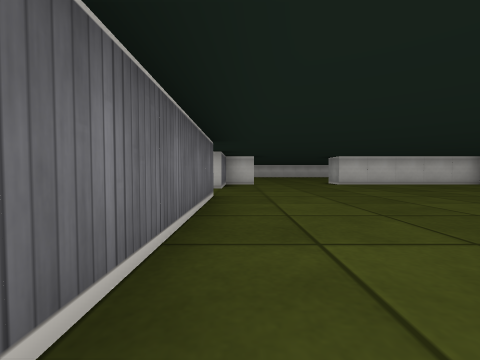
view 1 (above)

18 first-person views from a walk through a cub3D maze. The camera is about half as high as the walls, tilts 2° down and sees 90° across. The floor is counted in squares. Each view is taken from the middle of a square. On the plan, view 1 faces up. The plan holds only what a view shows up to about 9 squares ahead; the rest is blank.

view 2
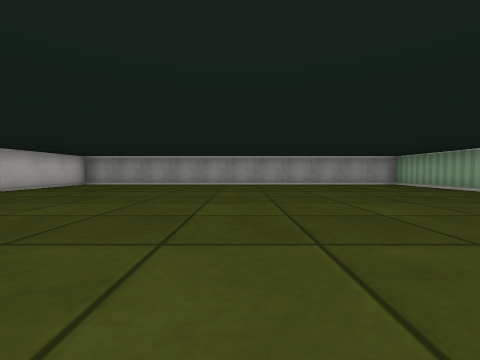

view 3
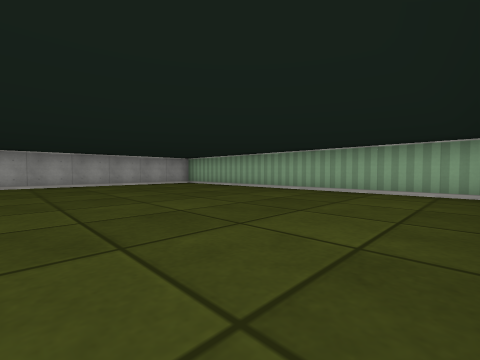

view 4
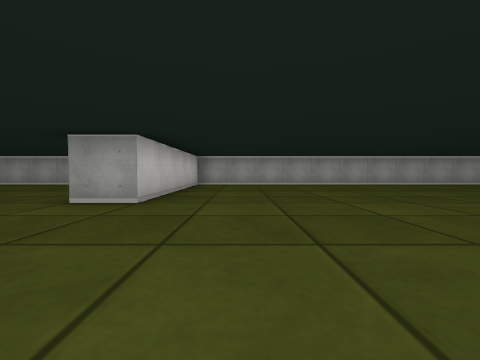

view 5
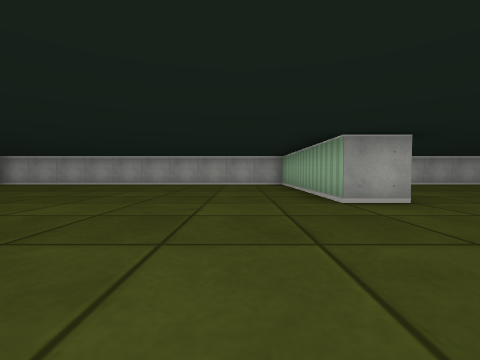

view 6
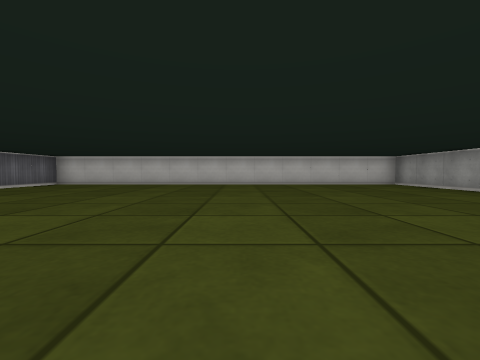

view 7
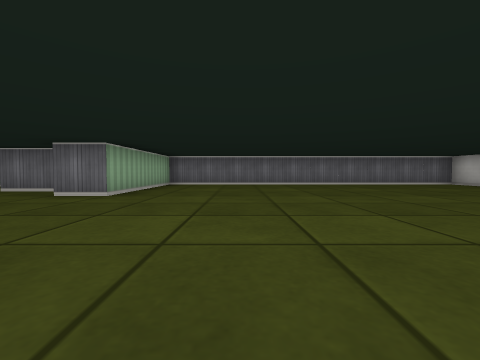

view 8
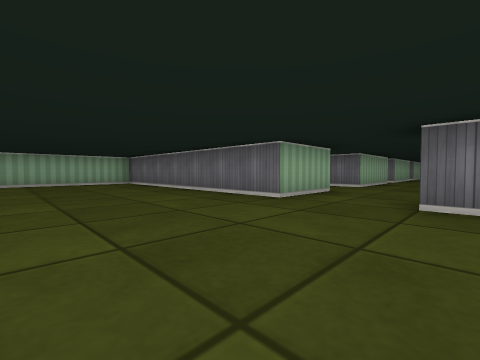

view 9
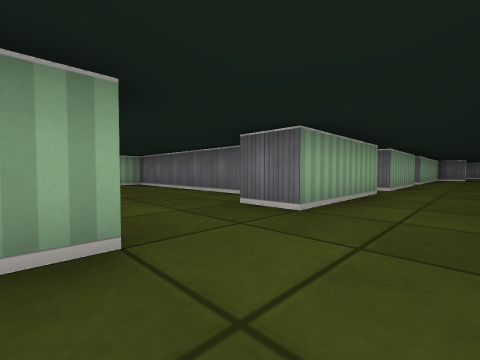

view 10
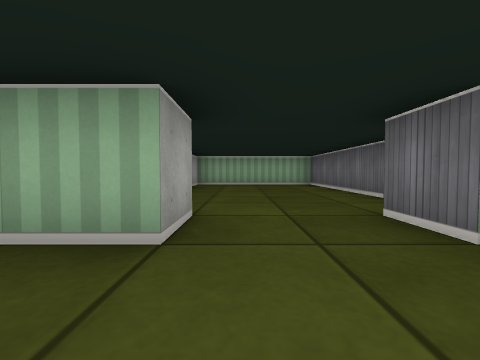

view 11
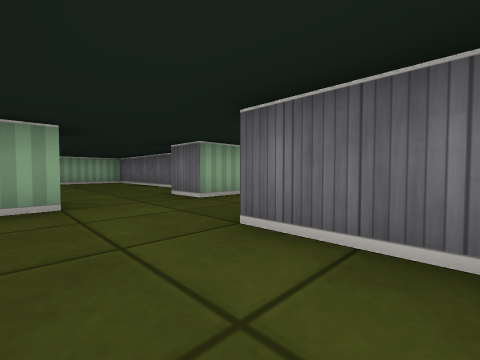

view 12
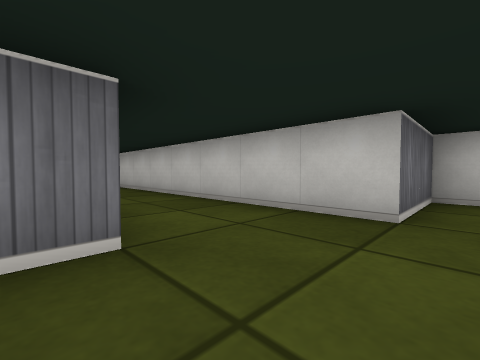

view 13
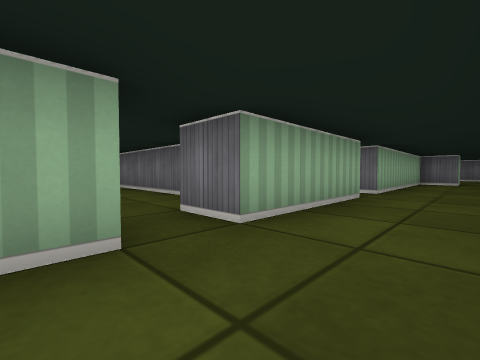

view 14
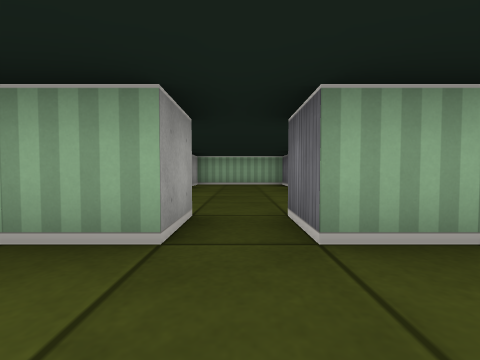

view 15
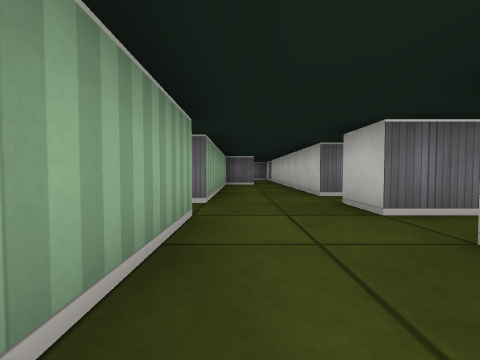

view 16
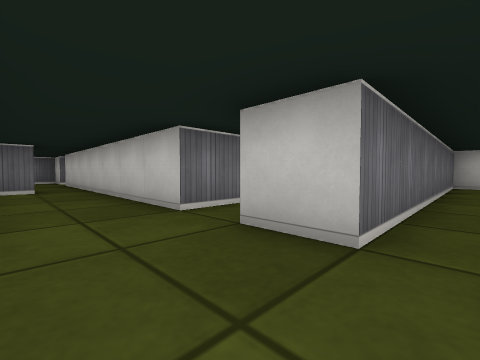

view 17
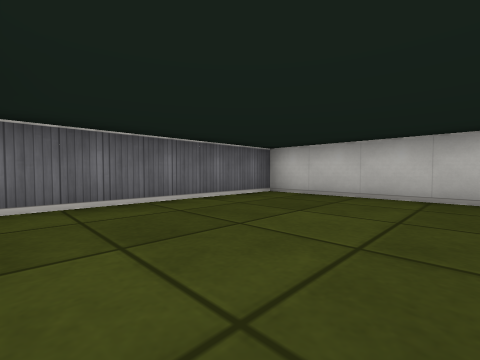

view 18
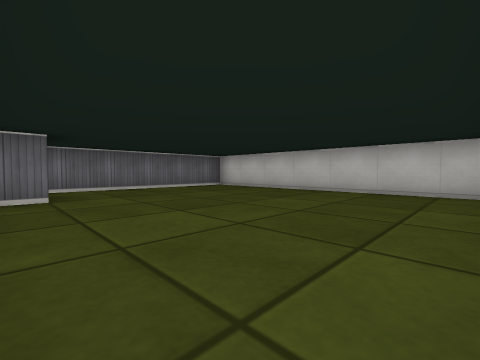

### Floor plan
Ten units are one square. View 1 is at (0, 0); x grows to the right and y downward. Boxes are objects, and circles mark ways between rooms. Rooms are numbered by the first view taken in them; rooms with no view inside come last. Other rooms are left out.
<svg viewBox="-185 -200 275 230">
<path fill="none" stroke="#000" d="M-5 -45 -5 22M-5 -81 -5 -65M-2 25 85 25 85 -85 35 -85 35 -95M5 -95 5 -85 -5 -85M35 -95 85 -95 85 -195 -35 -195 -35 -95 5 -95M-25 -45 -5 -45M-29 -85 -35 -85 -35 -65 -85 -65M-75 -45 -45 -45M-55 -25 -55 25 -15 25 -15 15M-25 -35 -25 -45M-45 -45 -45 -35M-135 -75 -135 -65 -175 -65M-116 -45 -85 -45M-115 -85 -115 -65 -125 -65M-175 -56 -175 -45 -125 -45 -125 -41M-85 -65 -105 -65M-95 -86 -95 -79M-49 -135 -115 -135 -115 -85M-95 -19 -95 25 -65 25 -65 15M-75 -35 -75 -45M-85 -45 -85 -35"/>
<circle cx="20" cy="-100" r="3" fill="#2a7"/>
<circle cx="-10" cy="-55" r="3" fill="#2a7"/>
<circle cx="-35" cy="-40" r="3" fill="#2a7"/>
<circle cx="-95" cy="-55" r="3" fill="#2a7"/>
<circle cx="-80" cy="-40" r="3" fill="#2a7"/>
<circle cx="-110" cy="-75" r="3" fill="#2a7"/>
<text x="40" y="-30">1</text>
<text x="20" y="-150">2</text>
<text x="-40" y="-60">3</text>
<text x="-40" y="-10">4</text>
<text x="-130" y="-60">5</text>
<text x="-80" y="-110">6</text>
<text x="-80" y="-10">7</text>
</svg>
Room 1 opens to room 2. Room 1 opens to room 3. Room 3 opens to room 4. Room 3 opens to room 5. Room 3 opens to room 7. Room 5 opens to room 6.

Where each view was taken, in squares from view 1:
view 1: 0 up, 0 right, facing up
view 2: 3 up, 0 right, facing right
view 3: 3 up, 0 right, facing down-right
view 4: 7 up, 0 right, facing right
view 5: 11 up, 0 right, facing right
view 6: 11 up, 3 right, facing up
view 7: 12 up, 5 right, facing left
view 8: 7 up, 3 right, facing down-left
view 9: 6 up, 2 left, facing down-left
view 10: 6 up, 3 left, facing down
view 11: 8 up, 2 left, facing down-left
view 12: 4 up, 3 left, facing up-left
view 13: 6 up, 7 left, facing down-left
view 14: 6 up, 8 left, facing down
view 15: 5 up, 9 left, facing left
view 16: 5 up, 11 left, facing up-left
view 17: 9 up, 8 left, facing up-left
view 18: 8 up, 5 left, facing up-left
